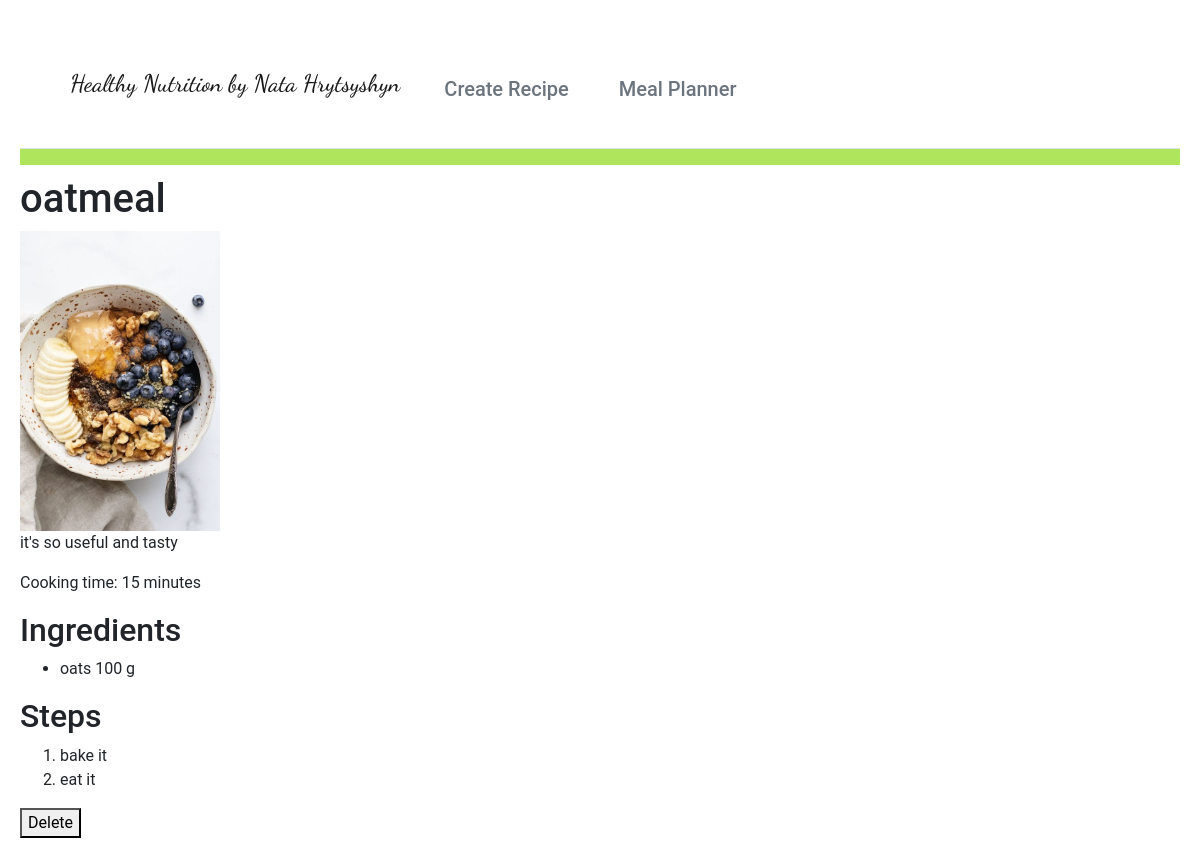
Screenshot of /recipe/oatmeal with the database file from the repository.
### website/models.py (models this page shows, shortened)
class Recipe(db.Model):
    id = db.Column(db.Integer, primary_key=True)
    slug = db.Column(db.String(50),unique=True)
    title = db.Column(db.String(80))
    description = db.Column(db.String(1000))
    image_filename = db.Column(db.String(100))
    steps = db.relationship('Step', backref='recipe')
    cooking_time = db.Column(db.Integer)
    weekdays = db.relationship('WeekDay', secondary='recipe_weekday', backref='meal_plans')
    recipe_ingredients = db.relationship('RecipeIngredient', backref='recipe')

class Ingredient(db.Model):
    id = db.Column(db.Integer, primary_key=True)
    name = db.Column(db.String(80))

class RecipeIngredient(db.Model):
    id = db.Column(db.Integer, primary_key=True)
    quantity = db.Column(db.String(64), nullable=False)
    unit = db.Column(db.String(64), nullable=False)
    recipe_id = db.Column(db.Integer, db.ForeignKey('recipe.id', ondelete='CASCADE'), nullable=False)
    ingredient_id = db.Column(db.Integer, db.ForeignKey('ingredient.id',ondelete='CASCADE'), nullable=False)

class Step(db.Model):
    id = db.Column(db.Integer, primary_key=True)
    step_number = db.Column(db.Integer)
    step_description = db.Column(db.String(1000))
    recipe_id = db.Column(db.Integer, db.ForeignKey('recipe.id'))

### website/views.py (the view)
@views.route('/recipe/<slug>')
def view_recipe(slug):
    recipe = Recipe.query.filter_by(slug=slug).first_or_404()
    ingredients = Ingredient.query.all()
    return render_template('recipe.html', recipe=recipe,ingredients=ingredients)

### website/templates/recipe.html (shortened to what this page needs)
{% extends 'base.html' %}
{% block content %}
  <h1>{{ recipe.title }}</h1>
  {% if recipe.image_filename %}
    <img src="{{ url_for('static', filename='images/' + recipe.image_filename) }}" alt="{{ recipe.title }}" width="200" >
  {% else %}
    <p>No image available</p>
  {% endif %}
  <p>{{ recipe.description }}</p>
  <p>Cooking time: {{ recipe.cooking_time }} minutes</p>
  <h2>Ingredients</h2>
  <ul>
    {% for recipe_ingredient in recipe.recipe_ingredients %}
      {% for ingredient in ingredients %}
        {% if recipe_ingredient.ingredient_id == ingredient.id  %}
          <li>{{ ingredient.name }} {{ recipe_ingredient.quantity }} {{ recipe_ingredient.unit }}</li></li>
        {% endif %}
      {% endfor %}
{% endfor %}
  </ul>
  <h2>Steps</h2>
  <ol>
    {% for step in recipe.steps %}
      <li>{{ step.step_description }}</li>
    {% endfor %}
  </ol>
  <form method="POST" action="{{ url_for('views.delete_recipe', recipe_id=recipe.id) }}">
    <button type="submit">Delete</button>
</form>
{% endblock %}

### website/static/base.css (style rules this page uses)
html, body, p, div { letter-spacing: -0.02px; font-family: 'Roboto', sans-serif; }
div,html { margin: 10px; }

### website/templates/base.html (style rules this page uses)
body { font-family: 'Dancing Script', cursive; }

### rows the page displays
Recipe: title "oatmeal", image_filename+title (picture), description "it's so useful and tasty", cooking_time "15"
RecipeIngredient: quantity "100", unit "g"
Ingredient: name "oats"
Step: step_description "bake it"
Step: step_description "eat it"
